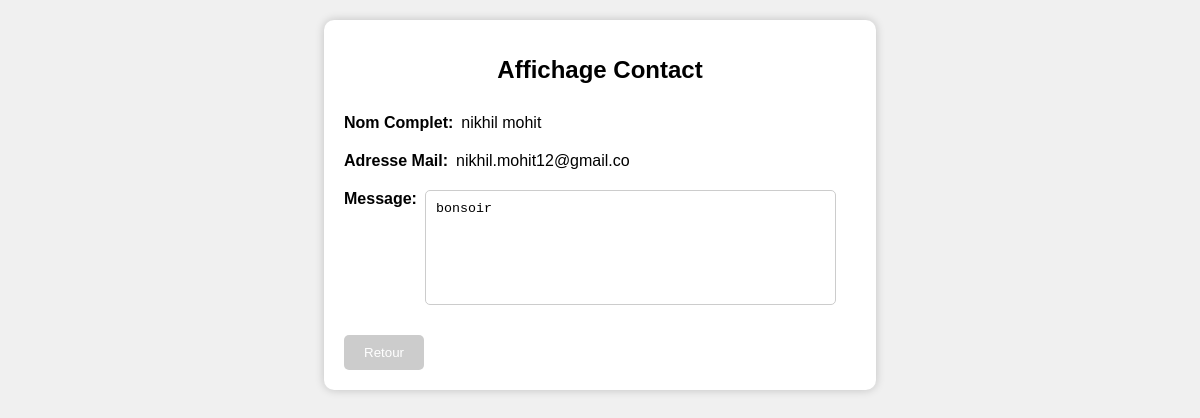
Page /admin/edit_contact.php?idcontact=758 on the committed database.
### tables this page shows
CREATE TABLE `contact` (
  `idcontact` int(11) NOT NULL,
  `nom_complet` varchar(78) NOT NULL,
  `email` varchar(50) NOT NULL,
  `message` varchar(10) NOT NULL
);

### admin/edit_contact.php (the view, shortened to what this page needs)
<!DOCTYPE html>
<html lang="en">
<head>
    <link rel="stylesheet" href="../Css/admin/custum.css">
    <?php
    $servername = "localhost";
    $username = "root";
    $password = "";
    $dbname = "supercar";
    $conn = mysqli_connect($servername, $username, $password, $dbname);
    if ($_SERVER["REQUEST_METHOD"] == "POST") {
        $id = $_POST["idcontact"];
        $nom_complet = $_POST["nom_complet"];
        $email = $_POST["email"];
        $message = $_POST["message"];
        $sql = "UPDATE contact SET nom_complet='$nom_complet', email='$email', message='$message' WHERE idcontact='$id'";
        if (mysqli_query($conn, $sql)) {
            header("location: contact.php");
            exit();
        } else {
            echo "Error updating record: " . mysqli_error($conn);
        }
    } else {
        $id = $_GET["idcontact"];
        $sql = "SELECT * FROM contact WHERE idcontact='$id'";
        $result = mysqli_query($conn, $sql);
        if (mysqli_num_rows($result) == 1) {
            $row = mysqli_fetch_assoc($result);
            $nom_complet = $row["nom_complet"];
            $email = $row["email"];
            $message = $row["message"];
        } else {
            echo "Record not found";
        }
    }
    ?>
<body>
    <div class="container" id="edit_contact">
        <h1>Affichage Contact</h1>
        <div class="profile-form">
            <form id="show_contact" method="post" action="<?php echo $_SERVER['PHP_SELF']; ?>">
                <div class="form-group">
                    <label for="nom_complet">Nom Complet:</label>&ensp;
                    <span id="nom_complet">
                        <?php echo $nom_complet; ?>
                    </span>
                </div>
                <div class="form-group">
                    <label for="email">Adresse Mail:</label>&ensp;
                    <span id="email">
                        <?php echo $email; ?>
                    </span>
                </div>
                <div class="form-group">
                    <label for="message">Message:</label>&ensp;
                    <textarea id="message"><?php echo $message; ?></textarea>
                </div>
                <div class="button-group">
                    <button type="button" class="btn btn-secondary" onclick="cancelEdit()">Retour</button>
                </div>
            </form>
        </div>
    </div>
</body>
</html>

### Css/admin/custum.css (style rules this page uses)
body { font-family: Arial, sans-serif; background-color: #f0f0f0; margin: 0; padding: 0; text-align: center; }
.container { background-color: #fff; border-radius: 10px; box-shadow: 0 0 10px rgba(0, 0, 0, 0.2); padding: 20px; margin: 20px auto; max-width: 74em; }
h1 { font-size: 24px; margin-bottom: 20px; }
.profile-form { text-align: left; }
.form-group { margin: 10px 0; }
label { font-weight: bold; }
textarea { padding: 10px; border: 1px solid #ccc; border-radius: 5px; resize: none; width: -webkit-fill-available; height: 7em; }
.button-group { margin-top: 20px; }
.btn { background-color: #007bff; color: #fff; border: none; padding: 10px 20px; border-radius: 5px; cursor: pointer; }
.btn-secondary { background-color: #ccc; }
.form-group { display: inline-block; margin-right: 20px; }
.form-group label { display: block; }
#edit_utilisateur, #edit_contact, #edit_demande { width: 32em; }
#edit_utilisateur #show_user, #edit_contact #show_contact, #edit_demande #show_demande, #add_event .profil, #add_contact { display: grid; }
#edit_utilisateur .form-group, #edit_contact .form-group, #edit_demande .form-group, #ajouter_contact .form-group { display: flex; }

### rows in the picture
contact: nom_complet "nikhil mohit", email "nikhil.mohit12@gmail.co", message "bonsoir"
